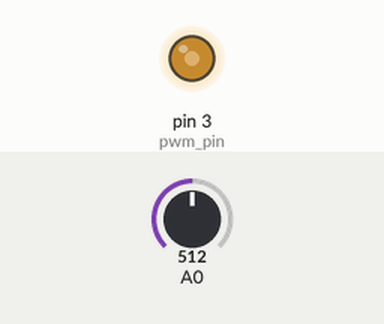
Simulated run of this sketch. Board: Arduino Uno, built with avr-gcc and run on an emulated ATmega328P. On the bench: output pins drawn as LEDs (lit = HIGH). Inputs (shaded band) come from the test bench; at power-on: A0 = 512.

Above: at 1.2 s.
1.3 s: A0 set to 716
At 2.5 s:
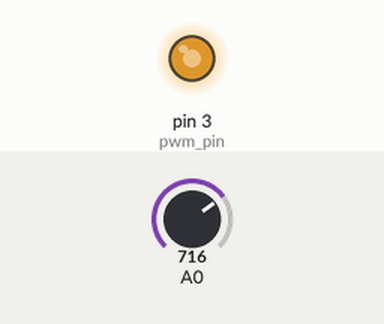
2.8 s: A0 set to 900
At 3.8 s:
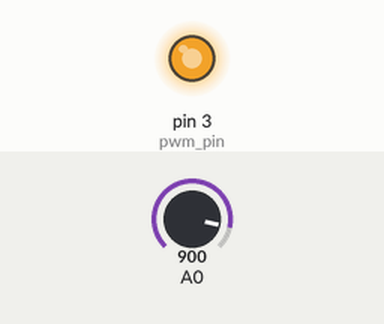
4.3 s: A0 set to 245
At 5.0 s:
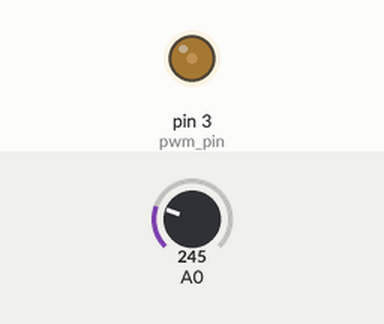
5.8 s: A0 set to 0
At 6.1 s:
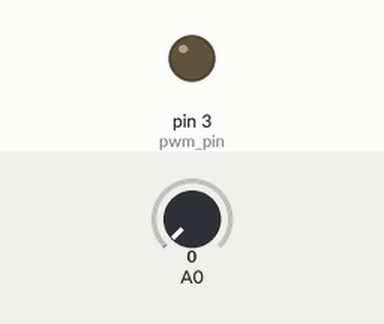
Timing chart, 0 to 8.3 s (numbered marks = the images above; inputs shaded):
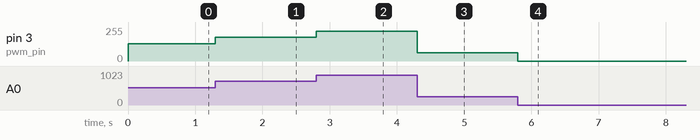

Measured:
- after the input at 1.3 s, pin 3 (pwm_pin): 128/255 → 179/255 at once
- after the input at 2.8 s, pin 3 (pwm_pin): 179/255 → 225/255 at once
- after the input at 4.3 s, pin 3 (pwm_pin): 225/255 → 61/255 at once
- after the input at 5.8 s, pin 3 (pwm_pin): 61/255 → 0/255 at once

The sketch:

pot_led_buzzer.ino
```cpp
// Exemplo de c´ odigo- entrada anal´ ogica- sa´ıda pwm
// Leitura do potencionmetro e controle de brilho de um led

int pot_val;
int pwm_pin = 3;
int pwm_value;

void setup(){
	pinMode(pwm_pin, OUTPUT);
}

void loop(){
	pot_val = analogRead(0);
  	pwm_value = pot_val / 4; // pot_val max = 1023 / 4 = 255
  	if (pwm_value > 255){
  		pwm_value = 255;
    }
  	else if (pwm_value < 0){
  		pwm_value = 0;
    }
  	analogWrite(pwm_pin, pwm_value);
}
```
